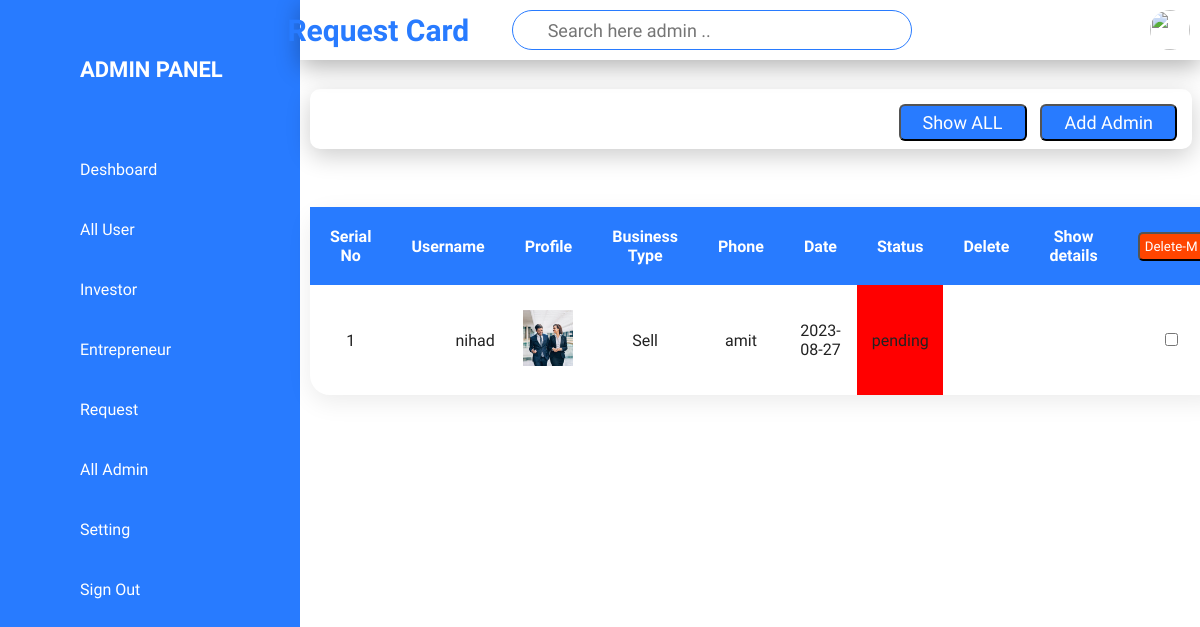
Page /Admin/admin-request-entro.php (signed in) on the earlier database version.
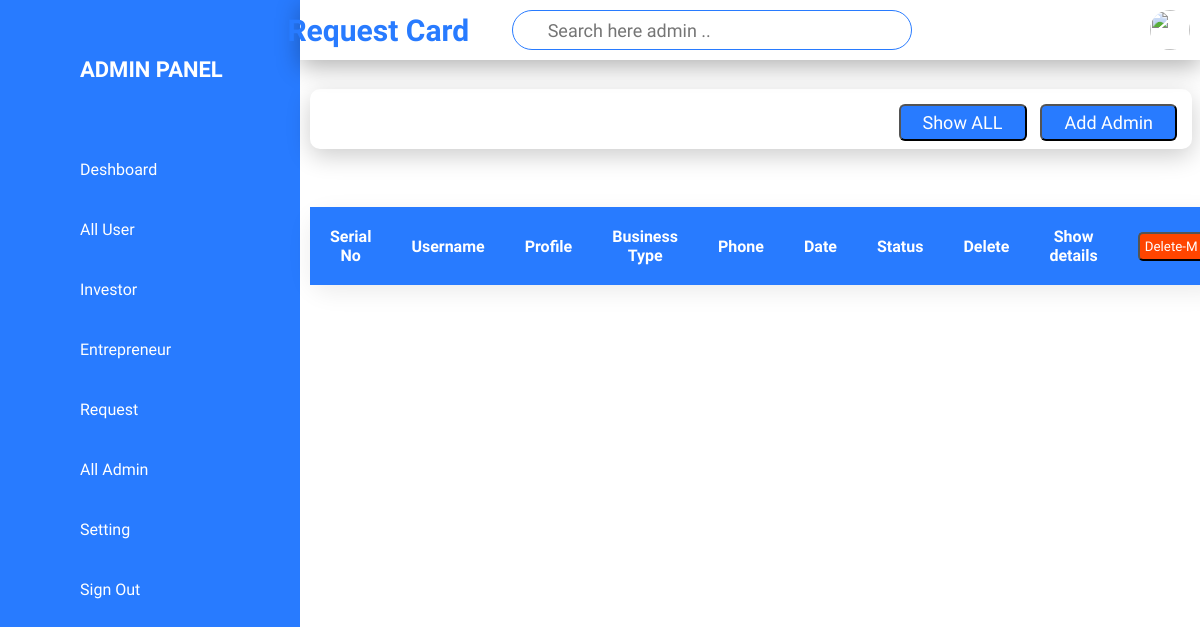
Same page on the later database version.
### tables this page shows
CREATE TABLE `card_information_all` (
  `id` int(11) NOT NULL,
  `username` varchar(255) NOT NULL,
  `entro-photo` varchar(255) NOT NULL,
  `card-photo` varchar(255) NOT NULL DEFAULT 'defaultPhoto.jgp',
  `cover-photo` varchar(255) NOT NULL,
  `company-logo` varchar(255) NOT NULL,
  `name` varchar(255) NOT NULL,
  `entrepreneur-post` varchar(255) NOT NULL,
  `education` varchar(255) NOT NULL,
  `email` varchar(255) NOT NULL,
  `phone` int(20) NOT NULL,
  `business-type` varchar(255) NOT NULL,
  `company-name` varchar(255) NOT NULL,
  `location` varchar(255) NOT NULL,
  `product-description` varchar(255) NOT NULL,
  `product-usecase-1` varchar(255) NOT NULL,
  `product-usecase-2` varchar(255) NOT NULL,
  `product-usecase-3` varchar(255) NOT NULL,
  `product-usecase-4` varchar(255) NOT NULL,
  `revenue` int(100) NOT NULL,
  `last-month-sell` int(100) NOT NULL,
  `last-year-sell` int(100) NOT NULL,
  `total-sell` int(100) NOT NULL,
  `investment-amount` int(100) NOT NULL,
  `equity-offer` int(100) NOT NULL,
  `investment-purpose` varchar(255) NOT NULL,
  `goal` varchar(255) NOT NULL,
  `status-of-post` varchar(100) NOT NULL,
  `status-of-request` varchar(100) NOT NULL,
  `accepted_investor_id` int(255) NOT NULL DEFAULT -1,
  `date-of-post` date NOT NULL,
  `like-count` int(255) NOT NULL DEFAULT 0,
  `dislike-count` int(255) NOT NULL DEFAULT 0
);

### Admin/admin-request-entro.php (the view, shortened to what this page needs)
<?php
    require "includes/configure.php";
    if(!$connnection){
         die("not connected".mysqli_error());
    }else{
         $sr="";
        $query="SELECT * FROM `card_information_all` WHERE username LIKE '$sr%'";
        $result=mysqli_query($connnection,$query);
        $count=mysqli_num_rows($result);
        if($count>0){
           ?>
<?php require "includes/admin-sidebar.php";?>
<?php require "includes/top-bar.php";?>
<br>
<!DOCTYPE html>
<html>
<head>
  <link rel="stylesheet" href="cssadmin-show-style.css">
</head>
<body>
</body>
</html>
<div class="container2">
<div class="item1">
<form action="" method="get">
<input type="submit" value="Show ALL" name="show-button" class="btn btn-info">
<input type="submit" value="Add Admin" name="add-admin" class="btn btn-info">
</form>
</div>
     </div>
     <br><br>
         <form action="" method="get">
         <div class="detail">
                <div class="recor">
           <table class="table">
                 <thead class="a">
                    <tr>
                        <th>Serial No</th>
                        <th>Username</th>
                        <th>Profile</th>
                        <th>Business Type</th>
                        <th>Phone</th>
                        <th>Date</th>
                        <th>Status</th>
                        <th>Delete</th>
                        <th>Show details</th>
                        <th><a onclick="return confirm('are you sure')"<center><input type="submit" class="delete-m" name="delete_m_data" value="Delete-M"></center></th>
                     </tr>
                 </thead>
<?php
       $serial=0;
        while($row=mysqli_fetch_assoc($result)){
        if($row['status-of-post']=="pending"){
             $username=$row['username'];
             $id=$row['id'];
             $profile_pic=$row['card-photo'];
             $Business_type=$row['business-type'];
             $Comapany_name=$row['company-name'];
             $date=$row['date-of-post'];
             $statu=$row['status-of-post'];
             $serial++;
           ?>
                   <tr>
                        <td><?php echo "$serial"; ?></td>
                        <td><?php echo "$username"; ?></td>
                        <td><img width="50px"; src="admin-photo/<?php echo $profile_pic;?>"></td>
                        <td><?php echo "$Business_type"; ?></td>
                        <td><?php echo "$Comapany_name"; ?></td>
                        <td><?php echo "$date"; ?></td>
                        <td style="background-color:red;"><?php echo "$statu";?></td>
                        <td></td><td>
                        <a href="admin-2-request.php?idd=<?php echo $id?>"><ion-icon name="pencil-outline"></ion-icon></a></td>
                        <td><center><input type="checkbox" name="check-data[]" value="<?php echo $id ?>"></center></td>
                     </tr>
        </div>
        </div>
<?php
        }
    }
    ?>
    </table>
      </form>
<?php
    }else{
        echo "you dont have any data on yout db";
    }
}
?>

Differences in the rows shown:
no longer on this page (row edited): card_information_all: username "nihad", value (picture), value "Sell", value "amit", value "2023-08-27", value "pending"
